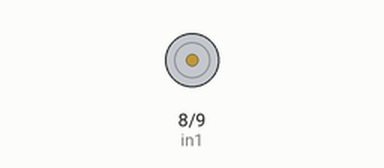
Recording of a sketch running on a simulated Arduino Uno, built with avr-gcc and run on an emulated ATmega328P. Shown: motor-driver pin pairs drawn as motors (green arrow = first pin HIGH = forward, orange = second pin HIGH = backward, longer = more drive, scaled by the enable pin). What the sketch prints to the serial monitor is not drawn.

Above: at 11.5 s.
At 24.5 s:
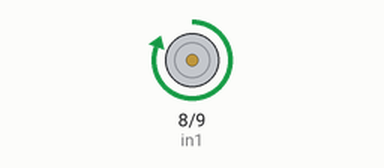
Timing chart, 0 to 38.8 s (numbered marks = the images above):
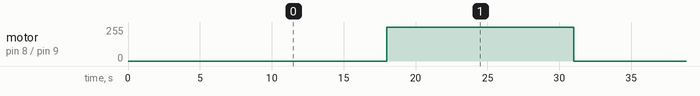

The sketch:

encoder_motor_241127_2.ino
```cpp
int in1 = 8;
int in2 = 9;
int ena = 7;

int sen1 = 5;
int sen2 = 6;
void setup() {

  Serial.begin(9600);
  pinMode(ena, 1);
  pinMode(in1, 1);
  pinMode(in2, 1);


  analogWrite(ena, 0);  // 초기화
  delay(5000);
  Serial.println("--Encoder_motor--");
}

void loop() {
  unsigned long millisTime = millis();
  Serial.print("millisTime : ");
  Serial.println(millisTime);

  int v1 = millisTime%10;
  int v2 = (millisTime/10)%10;
  int v3 = (millisTime/100)%10;
  int v4 =  (millisTime/1000)%10;


  Serial.print(v4);
  Serial.print(" : ");
  Serial.print(v3);
  Serial.print(" : ");
  Serial.print(v2);
  Serial.print(" : ");
  Serial.println(v1);

//  Serial.println("Fir------------------");
//  digitalWrite(in1, LOW);
//  digitalWrite(in2, LOW);
  digitalWrite(in1, HIGH);
  digitalWrite(in2, LOW);
  for(int i =0; i<255; i+=10){
    analogWrite(ena, i);
    Serial.print("속도 : ");
    Serial.println(i);
    delay(1000);
  }
 // analogWrite(ena, 0);

}
```

Measured:
- by itself, motor on pin 8 (in1) / pin 9 (in2): alternates forward 255/255 for 13.0 s and stopped for 13.0 s
